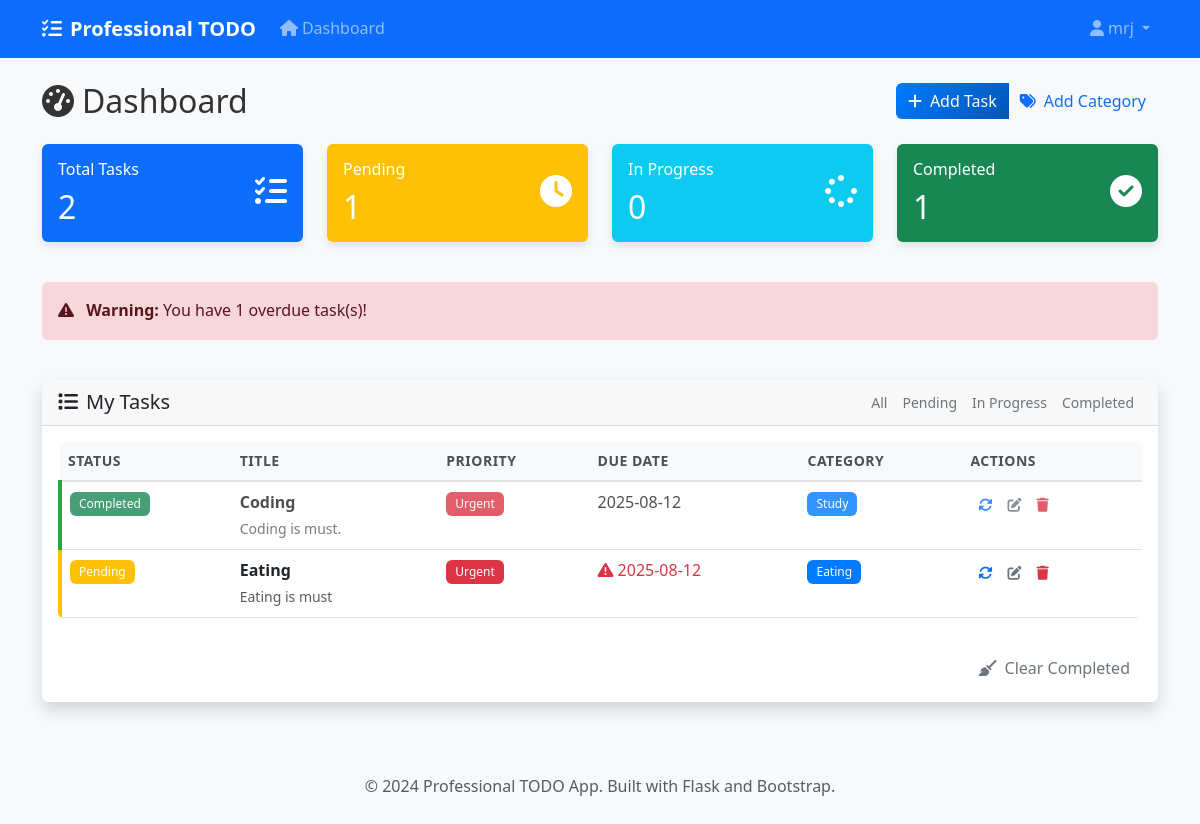
/tasks/dashboard (signed in), run on an earlier commit of the app's database.
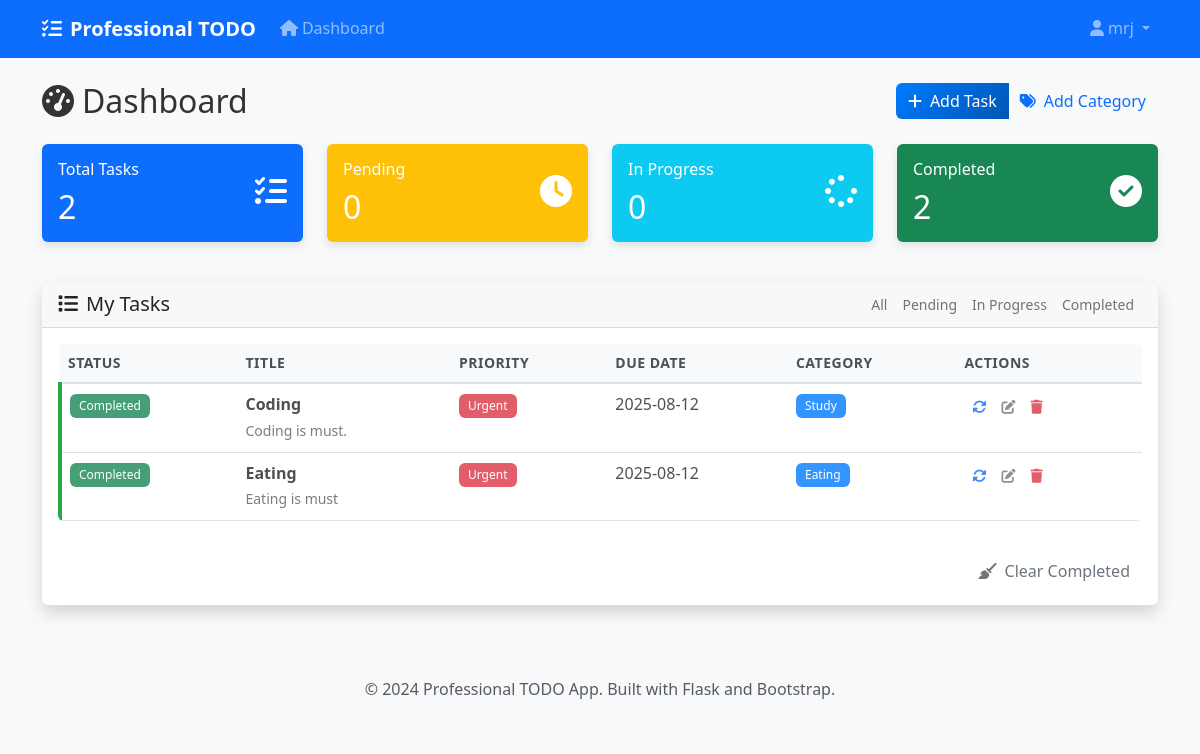
And on a later commit of the database.
### app/models.py (models this page shows, shortened)
class User(UserMixin, db.Model):
    id = db.Column(db.Integer, primary_key=True)
    username = db.Column(db.String(80), unique=True, nullable=False)
    email = db.Column(db.String(120), unique=True, nullable=False)
    password_hash = db.Column(db.String(255), nullable=False)
    first_name = db.Column(db.String(50))
    last_name = db.Column(db.String(50))
    is_active = db.Column(db.Boolean, default=True)
    created_at = db.Column(db.DateTime, default=datetime.utcnow)
    last_login = db.Column(db.DateTime)
    tasks = db.relationship('Task', backref='user', lazy=True, cascade='all, delete-orphan')

class Task(db.Model):
    id = db.Column(db.Integer, primary_key=True)
    title = db.Column(db.String(200), nullable=False)
    description = db.Column(db.Text)
    status = db.Column(db.String(20), default='pending', nullable=False)
    priority = db.Column(db.String(20), default='medium', nullable=False)
    due_date = db.Column(db.DateTime)
    created_at = db.Column(db.DateTime, default=datetime.utcnow)
    updated_at = db.Column(db.DateTime, default=datetime.utcnow, onupdate=datetime.utcnow)
    completed_at = db.Column(db.DateTime)
    user_id = db.Column(db.Integer, db.ForeignKey('user.id'), nullable=False)
    category_id = db.Column(db.Integer, db.ForeignKey('task_category.id'), nullable=True)
    STATUS_CHOICES = ['pending', 'in_progress', 'completed', 'cancelled']
    PRIORITY_CHOICES = ['low', 'medium', 'high', 'urgent']

class TaskCategory(db.Model):
    id = db.Column(db.Integer, primary_key=True)
    name = db.Column(db.String(50), nullable=False)
    color = db.Column(db.String(7), default='#007bff')  # Hex color
    user_id = db.Column(db.Integer, db.ForeignKey('user.id'), nullable=False)
    created_at = db.Column(db.DateTime, default=datetime.utcnow)
    tasks = db.relationship('Task', backref='category', lazy=True)

### app/routes/tasks.py (the view)
@tasks_bp.route('/')
@tasks_bp.route('/dashboard')
@login_required
def dashboard():
    tasks = Task.query.filter_by(user_id=current_user.id).order_by(Task.created_at.desc()).all()
    total_tasks = len(tasks)
    pending_tasks = len([t for t in tasks if t.status == 'pending'])
    in_progress_tasks = len([t for t in tasks if t.status == 'in_progress'])
    completed_tasks = len([t for t in tasks if t.status == 'completed'])
    overdue_tasks = [t for t in tasks if t.due_date and t.due_date < datetime.utcnow() and t.status != 'completed']
    categories = TaskCategory.query.filter_by(user_id=current_user.id).all()
    return render_template('tasks/dashboard.html',
                         tasks=tasks,
                         categories=categories,
                         total_tasks=total_tasks,
                         pending_tasks=pending_tasks,
                         in_progress_tasks=in_progress_tasks,
                         completed_tasks=completed_tasks,
                         overdue_tasks=overdue_tasks)

### app/models.py (called while the page is built)
@login_manager.user_loader
def load_user(user_id):
    return User.query.get(int(user_id))

### run.py (called while the page is built)
@app.context_processor
def inject_now():
    from datetime import datetime
    return {'now': datetime.utcnow()}

### app/templates/tasks/dashboard.html (shortened to what this page needs)
{% extends "base.html" %}
{% block content %}
<div class="row mb-4">
    <div class="col-12">
        <div class="d-flex justify-content-between align-items-center">
            <h1 class="h2 mb-0">
                <i class="fas fa-tachometer-alt me-2"></i>Dashboard
            </h1>
            <div class="btn-group" role="group">
                <button class="btn btn-primary" data-bs-toggle="modal" data-bs-target="#addTaskModal">
                    <i class="fas fa-plus me-2"></i>Add Task
                </button>
                <button class="btn btn-outline-primary" data-bs-toggle="modal" data-bs-target="#addCategoryModal">
                    <i class="fas fa-tags me-2"></i>Add Category
                </button>
            </div>
        </div>
    </div>
</div>
<div class="row mb-4">
    <div class="col-md-3 mb-3">
        <div class="card bg-primary text-white">
            <div class="card-body">
                <div class="d-flex justify-content-between">
                    <div>
                        <h6 class="card-title">Total Tasks</h6>
                        <h2 class="mb-0">{{ total_tasks }}</h2>
                    </div>
                    <div class="align-self-center">
                        <i class="fas fa-tasks fa-2x"></i>
                    </div>
                </div>
            </div>
        </div>
    </div>
    <div class="col-md-3 mb-3">
        <div class="card bg-warning text-white">
            <div class="card-body">
                <div class="d-flex justify-content-between">
                    <div>
                        <h6 class="card-title">Pending</h6>
                        <h2 class="mb-0">{{ pending_tasks }}</h2>
                    </div>
                    <div class="align-self-center">
                        <i class="fas fa-clock fa-2x"></i>
                    </div>
                </div>
            </div>
        </div>
    </div>
    <div class="col-md-3 mb-3">
        <div class="card bg-info text-white">
            <div class="card-body">
                <div class="d-flex justify-content-between">
                    <div>
                        <h6 class="card-title">In Progress</h6>
                        <h2 class="mb-0">{{ in_progress_tasks }}</h2>
                    </div>
                    <div class="align-self-center">
                        <i class="fas fa-spinner fa-2x"></i>
                    </div>
                </div>
            </div>
        </div>
    </div>
    <div class="col-md-3 mb-3">
        <div class="card bg-success text-white">
            <div class="card-body">
                <div class="d-flex justify-content-between">
                    <div>
                        <h6 class="card-title">Completed</h6>
                        <h2 class="mb-0">{{ completed_tasks }}</h2>
                    </div>
                    <div class="align-self-center">
                        <i class="fas fa-check-circle fa-2x"></i>
                    </div>
                </div>
            </div>
        </div>
    </div>
</div>
{% if overdue_tasks %}
<div class="row mb-4">
    <div class="col-12">
        <div class="alert alert-danger" role="alert">
            <i class="fas fa-exclamation-triangle me-2"></i>
            <strong>Warning:</strong> You have {{ overdue_tasks|length }} overdue task(s)!
        </div>
    </div>
</div>
{% endif %}
<div class="row">
    <div class="col-12">
        <div class="card shadow">
            <div class="card-header">
                <div class="d-flex justify-content-between align-items-center">
                    <h5 class="mb-0">
                        <i class="fas fa-list me-2"></i>My Tasks
                    </h5>
                    <div class="btn-group" role="group">
                        <button type="button" class="btn btn-outline-secondary btn-sm" onclick="filterTasks('all')">All</button>
                        <button type="button" class="btn btn-outline-secondary btn-sm" onclick="filterTasks('pending')">Pending</button>
                        <button type="button" class="btn btn-outline-secondary btn-sm" onclick="filterTasks('in_progress')">In Progress</button>
                        <button type="button" class="btn btn-outline-secondary btn-sm" onclick="filterTasks('completed')">Completed</button>
                    </div>
                </div>
            </div>
            <div class="card-body">
                {% if tasks %}
                <div class="table-responsive">
                    <table class="table table-hover">
                        <thead>
                            <tr>
                                <th>Status</th>
                                <th>Title</th>
                                <th>Priority</th>
                                <th>Due Date</th>
                                <th>Category</th>
                                <th>Actions</th>
                            </tr>
                        </thead>
                        <tbody>
                            {% for task in tasks %}
                            <tr class="task-row" data-status="{{ task.status }}">
                                <td>
                                    <span class="badge bg-{{ 'success' if task.status == 'completed' else 'warning' if task.status == 'pending' else 'info' }}">
                                        {{ task.status|title|replace('_', ' ') }}
                                    </span>
                                </td>
                                <td>
                                    <strong>{{ task.title }}</strong>
                                    {% if task.description %}
                                    <br><small class="text-muted">{{ task.description[:50] }}{% if task.description|length > 50 %}...{% endif %}</small>
                                    {% endif %}
                                </td>
                                <td>
                                    <span class="badge bg-{{ 'danger' if task.priority == 'urgent' else 'warning' if task.priority == 'high' else 'info' if task.priority == 'medium' else 'secondary' }}">
                                        {{ task.priority|title }}
                                    </span>
                                </td>
                                <td>
                                    {% if task.due_date %}
                                        {% if task.due_date < now and task.status != 'completed' %}
                                            <span class="text-danger">
                                                <i class="fas fa-exclamation-triangle me-1"></i>{{ task.due_date.strftime('%Y-%m-%d') }}
                                            </span>
                                        {% else %}
                                            {{ task.due_date.strftime('%Y-%m-%d') }}
                                        {% endif %}
                                    {% else %}
                                        <span class="text-muted">No due date</span>
                                    {% endif %}
                                </td>
                                <td>
                                    {% if task.category %}
                                        <span class="badge" style="background-color: {{ task.category.color }}; color: white;">
                                            {{ task.category.name }}
                                        </span>
                                    {% else %}
                                        <span class="text-muted">No category</span>
                                    {% endif %}
                                </td>
                                <td>
                                    <div class="btn-group btn-group-sm" role="group">
                                        <button class="btn btn-outline-primary" onclick="toggleTask({{ task.id }})">
                                            <i class="fas fa-sync-alt"></i>
                                        </button>
                                        <a href="{{ url_for('tasks.edit_task', task_id=task.id) }}" class="btn btn-outline-secondary">
                                            <i class="fas fa-edit"></i>
                                        </a>
                                        <button class="btn btn-outline-danger" onclick="deleteTask({{ task.id }})">
                                            <i class="fas fa-trash"></i>
                                        </button>
                                    </div>
                                </td>
                            </tr>
                            {% endfor %}
                        </tbody>
                    </table>
                </div>
                <div class="text-end mt-3">
                    <form method="POST" action="{{ url_for('tasks.clear_completed') }}" style="display: inline;">
                        <button type="submit" class="btn btn-outline-secondary" onclick="return confirm('Are you sure you want to clear all completed tasks?')">
                            <i class="fas fa-broom me-2"></i>Clear Completed
                        </button>
                    </form>
                </div>
                {% endif %}
            </div>
        </div>
    </div>
</div>
{% endblock %}

### app/templates/base.html (shortened to what this page needs)
<!DOCTYPE html>
<html lang="en">
<head>
    <link href="https://cdn.jsdelivr.net/npm/bootstrap@5.3.0/dist/css/bootstrap.min.css" rel="stylesheet">
    <link rel="stylesheet" href="https://cdnjs.cloudflare.com/ajax/libs/font-awesome/6.4.0/css/all.min.css">
    <link rel="stylesheet" href="{{ url_for('static', filename='css/style.css') }}">
</head>
<body>
    {% if current_user.is_authenticated %}
    <nav class="navbar navbar-expand-lg navbar-dark bg-primary">
        <div class="container">
            <a class="navbar-brand" href="{{ url_for('tasks.dashboard') }}">
                <i class="fas fa-tasks me-2"></i>Professional TODO
            </a>
            <div class="collapse navbar-collapse" id="navbarNav">
                <ul class="navbar-nav me-auto">
                    <li class="nav-item">
                        <a class="nav-link" href="{{ url_for('tasks.dashboard') }}">
                            <i class="fas fa-home me-1"></i>Dashboard
                        </a>
                    </li>
                </ul>
                <ul class="navbar-nav">
                    <li class="nav-item dropdown">
                        <a class="nav-link dropdown-toggle" href="#" id="navbarDropdown" role="button" data-bs-toggle="dropdown">
                            <i class="fas fa-user me-1"></i>{{ current_user.username }}
                        </a>
                    </li>
                </ul>
            </div>
        </div>
    </nav>
    {% endif %}
    <main class="container my-4">
        {% block content %}{% endblock %}
    </main>
    <footer class="bg-light py-4 mt-5">
        <div class="container text-center">
            <p class="text-muted mb-0">
                &copy; 2024 Professional TODO App. Built with Flask and Bootstrap.
            </p>
        </div>
    </footer>
</body>
</html>

### app/static/css/style.css (style rules this page uses)
:root { --primary-color: #007bff; --secondary-color: #6c757d; --success-color: #28a745; --danger-color: #dc3545; --warning-color: #ffc107; --info-color: #17a2b8; --light-color: #f8f9fa; --dark-color: #343a40; --border-radius: 0.375rem; --box-shadow: 0 0.125rem 0.25rem rgba(0, 0, 0, 0.075); --transition: all 0.15s ease-in-out; }
body { font-family: 'Segoe UI', Tahoma, Geneva, Verdana, sans-serif; background-color: #f8f9fa; color: #333; line-height: 1.6; }
.navbar-brand { font-weight: 600; font-size: 1.25rem; }
.navbar-nav .nav-link { font-weight: 500; transition: var(--transition); }
.card { border: none; border-radius: var(--border-radius); box-shadow: var(--box-shadow); transition: var(--transition); }
.card-header { border-bottom: 1px solid rgba(0, 0, 0, 0.125); font-weight: 600; }
.card.bg-primary, .card.bg-success, .card.bg-warning, .card.bg-info { border: none; box-shadow: 0 0.25rem 0.5rem rgba(0, 0, 0, 0.1); }
.btn { border-radius: var(--border-radius); font-weight: 500; transition: var(--transition); border: none; }
.btn-primary { background: linear-gradient(135deg, #007bff, #0056b3); }
.table { border-radius: var(--border-radius); overflow: hidden; }
.table thead th { background-color: #f8f9fa; border-bottom: 2px solid #dee2e6; font-weight: 600; color: #495057; text-transform: uppercase; font-size: 0.875rem; letter-spacing: 0.5px; }
.table tbody tr { transition: var(--transition); }
.badge { font-weight: 500; padding: 0.5em 0.75em; border-radius: 0.375rem; }
.task-row[data-status="completed"] { border-left: 4px solid var(--success-color); opacity: 0.8; }

What changed in the data, as far as the page shows it:
changed Task "Eating": status "Pending" → "Completed"
Also different on the page:
{{ pending_tasks }}: "1" → "0"
{{ completed_tasks }}: "1" → "2"
{{ overdue_tasks|length }}: "1" → (not shown)
text no longer shown: "Warning: You have overdue task(s)!"
